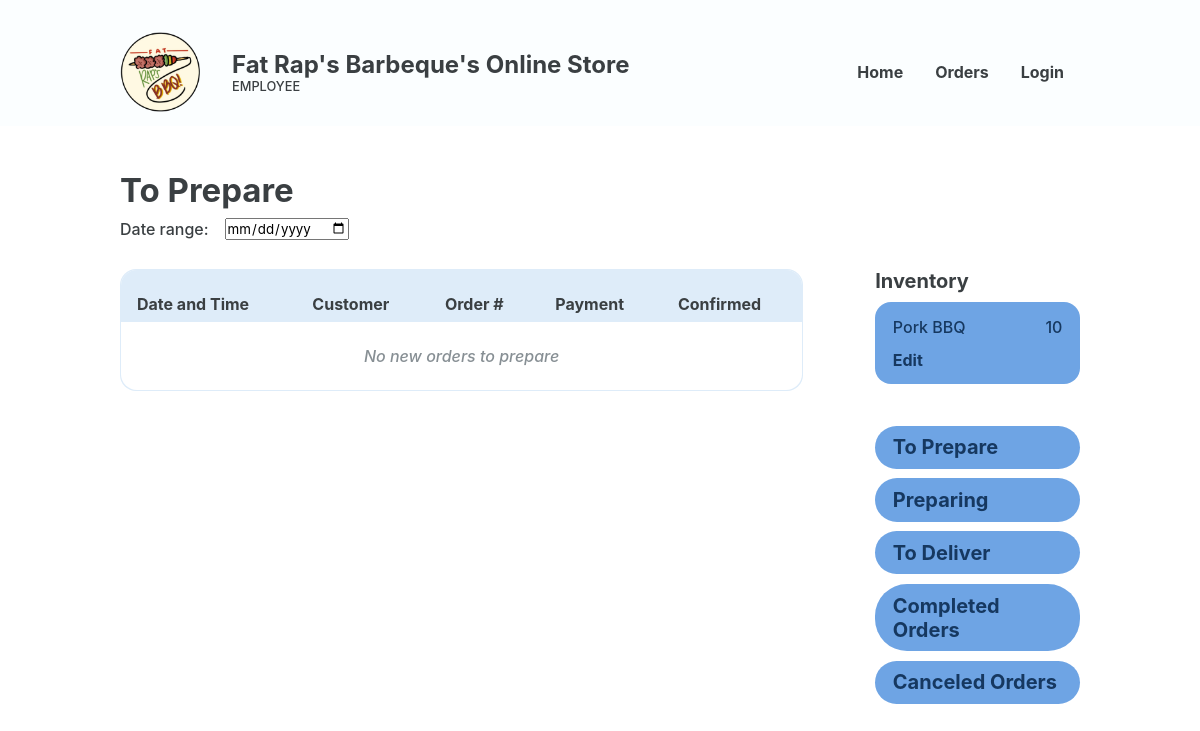
The page /Website/employee-to-prepare-orders.php on the database as committed earlier.
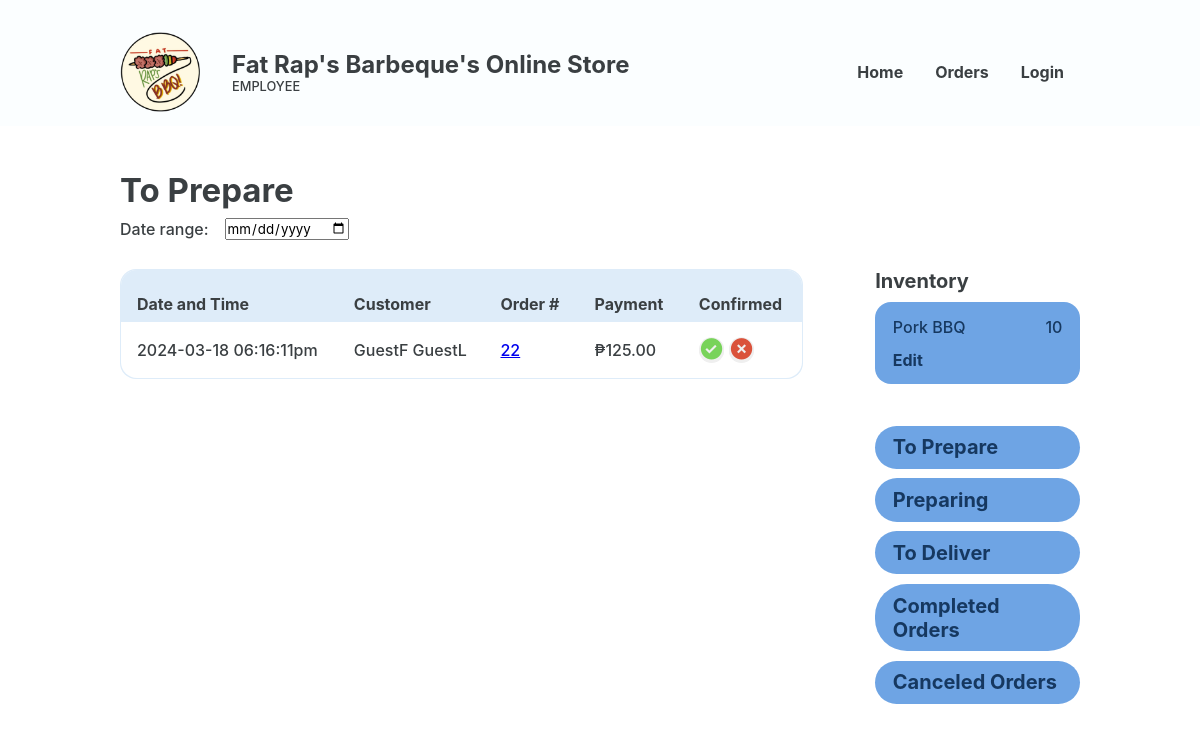
The same page on the database as committed later.
### tables this page shows
CREATE TABLE `placed_order` (
  `PLACED_ORDER_ID` int(18) UNSIGNED NOT NULL,
  `PRSN_ID` int(18) NOT NULL,
  `CUS_NAME` varchar(20) NOT NULL,
  `CUS_NUMBER` varchar(11) NOT NULL,
  `CUS_EMAIL` varchar(35) NOT NULL,
  `PLACED_ORDER_DATE` varchar(50) NOT NULL,
  `PLACED_ORDER_TOTAL` decimal(10,2) NOT NULL,
  `DELIVERY_ADDRESS` varchar(255) NOT NULL,
  `DELIVERY_DATE` varchar(50) NOT NULL,
  `PLACED_ORDER_STATUS` varchar(50) NOT NULL,
  `PLACED_ORDER_CONFIRMATION` varchar(50) NOT NULL,
  `PLACED_ORDER_TRACKER` varchar(16) NOT NULL,
  `REFERENCE_NUMBER` varchar(50) NOT NULL,
  `GUEST_ORDER_IDENTIFIER` varchar(50) NOT NULL
);

### Website/employee-to-prepare-orders.php (the view, shortened to what the changed rows need)
<?php
@include 'constants.php';
?>
<!DOCTYPE html>
<html lang="en">
<head>
    <link rel="stylesheet" href="header-styles.css">
    <link rel="stylesheet" href="admin-styles.css">
    <link href='https://unpkg.com/boxicons@2.1.4/css/boxicons.min.css' rel='stylesheet'>
</head>
<body>
    <header class="backend">
        <div class="header-container">
            <div class="website-title">
                <div class="text">
                    <h1>Fat Rap's Barbeque's Online Store</h1>
                </div>
            </div>
        </div>
    </header>
    <main>
        <section class="section">
            <div class="section-heading">
                <h2>To Prepare</h2>
            </div>
            <section class="section-body">
                <section class="main-section table-wrapper">
                    <table class="alternating">
                        <tr>
                            <th class="header">Date and Time</th>
                            <th class="header">Customer</th>
                            <th class="header">Order #</th>
                            <th class="header">Payment</th>
                            <th class="header">Confirmed</th>
                        </tr>
                        <?php
                        $sql = "SELECT * FROM placed_order WHERE PLACED_ORDER_STATUS = 'Paid'";
                        $res = mysqli_query($conn, $sql);
                        $count = mysqli_num_rows($res);
                        if ($count > 0) {
                            while ($row = mysqli_fetch_assoc($res)) {
                                $PLACED_ORDER_ID = $row['PLACED_ORDER_ID'];
                                $CUS_NAME = $row['CUS_NAME'];
                                $PLACED_ORDER_DATE = $row['PLACED_ORDER_DATE'];
                                $PLACED_ORDER_TOTAL = $row['PLACED_ORDER_TOTAL'];
                        ?>
                                <tr>
                                    <td data-cell="Date and Time"><?php echo $PLACED_ORDER_DATE ?></td>
                                    <td data-cell="customer"><?php echo $CUS_NAME ?></td>
                                    <td data-cell="Order #"><a href="<?php echo SITEURL ?>employee-order-details.php?PLACED_ORDER_ID=<?php echo $PLACED_ORDER_ID; ?>"><?php echo $PLACED_ORDER_ID ?></a></td>
                                    <td data-cell="Payment">₱<?php echo $PLACED_ORDER_TOTAL ?></td>
                                    <td data-cell="Confimed">
                                        <div class="btn-wrapper">
                                            <form method="POST">
                                                <button class="btn-check" name="confirmed"><i class='bx bxs-check-circle'></i></button>
                                                <button class="btn-cross" name="not-confirmed"><i class='bx bxs-x-circle'></i></button>
                                            </form>
                                        </div>
                                    </td>
                                </tr>
                            <?php
                            }
                        } else {
                            ?>
                            <tr>
                                <td colspan="5" class="error">No new orders to prepare</td>
                            </tr>
                        <?php
                        }
                        ?>
                    </table>
                </section>
            </section>
        </section>
    </main>
</body>
</html>

Rows that differ between the two databases and show on the page:
added placed_order: PLACED_ORDER_DATE "2024-03-18 06:16:11pm", CUS_NAME "GuestF GuestL", PLACED_ORDER_ID "22", PLACED_ORDER_TOTAL "125.00"
Other text that changed with them:
text no longer shown: "No new orders to prepare"
